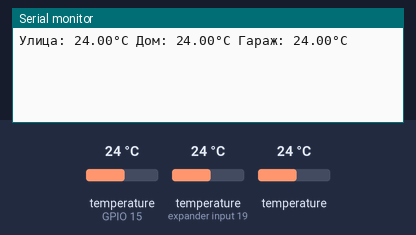
This sketch was run on a simulated ESP32. Shown: the last lines printed to the serial monitor. The test bench sets the inputs (shaded band); at power-on: temperature (sensors on GPIO 15, expander input 19) 24 °C, temperature 24 °C.

Above: at 2.3 s.
2.4 s: temperature (sensor on GPIO 15) set to 12 °C
At 2.9 s:
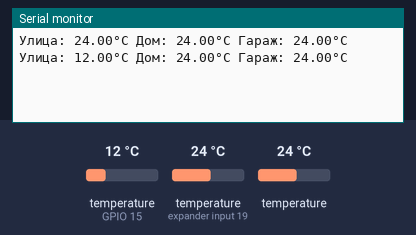
3.9 s: temperature (sensor on expander input 19) set to 12 °C
At 4.7 s:
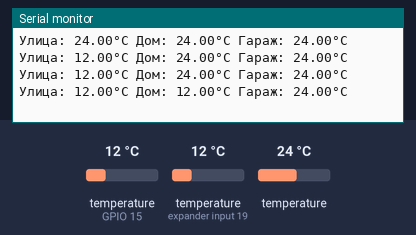
5.4 s: temperature (sensor 215) set to 12 °C
At 6.4 s:
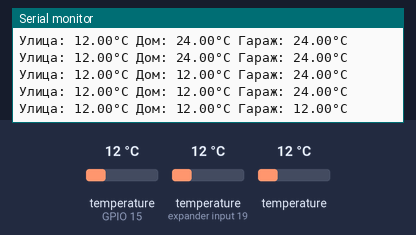
6.9 s: temperature (sensor on GPIO 15) set to 19 °C
At 8.0 s:
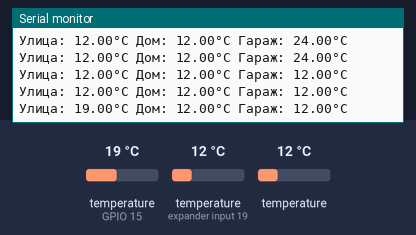
8.4 s: temperature (sensor on expander input 19) set to 19 °C
At 9.7 s:
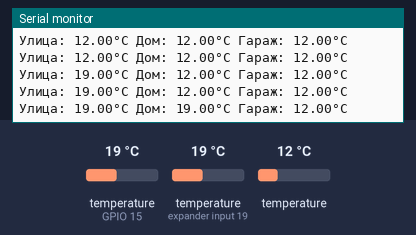
9.9 s: temperature (sensor 215) set to 19 °C
At 9.9 s:
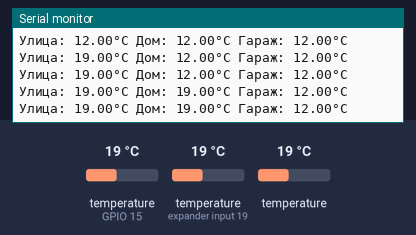
Timing chart, 0 to 12.4 s (numbered marks = the images above; inputs shaded):
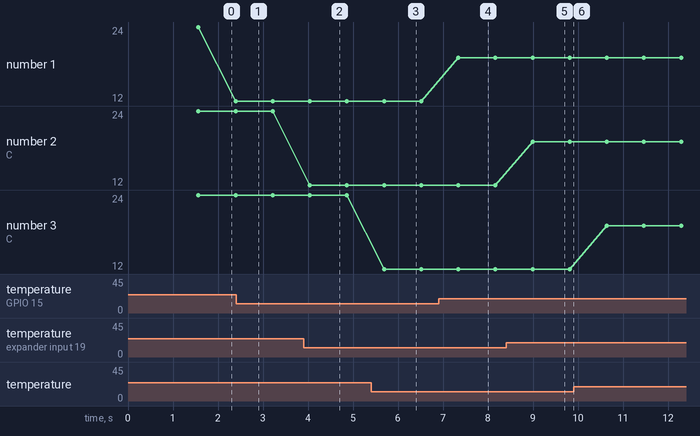

The sketch:

ESP32_DS18B20_3_sensor.ino
```cpp
#include <OneWire.h>            // Библиотека для общения с датчиком
#include <DallasTemperature.h>  // Библиотека для работы с датчиком
#define ONE_WIRE_BUS 15          // Пин к которому подключен датчик

OneWire oneWire(ONE_WIRE_BUS);        // Создание объекта для общения с датчиком
DallasTemperature sensors(&oneWire);  // Создание объекта для датчика чтобы запрашивать и получать температуру
DeviceAddress sensor1 = { 0x28, 0xFF, 0x64, 0xE, 0x76, 0x6E, 0xFA, 0xE1 };
DeviceAddress sensor2 = { 0x28, 0xFF, 0x64, 0xE, 0x77, 0x9A, 0xF3, 0x74 };
DeviceAddress sensor3 = { 0x28, 0xFF, 0x64, 0xE, 0x77, 0xD3, 0x9D, 0x27 };
static uint32_t tmr;  // Переменная для таймера

void setup(void) {
  Serial.begin(115200);  // Инициализация передачи данных по UART(USB)
  sensors.begin();       // Инициализация объекта датчика
}
void loop(void) {
  if (millis() - tmr >= 800) {      // Условие которое срабатывает через каждые 800 миллисекунд
    tmr = millis();                 // Обнуление таймера
    sensors.requestTemperatures();  // Запрос температуры
    printTemp("Улица: ", sensor1);
    printTemp("Дом: ", sensor2);
    printTemp("Гараж: ", sensor3);
    Serial.println();
  }
}
void printTemp(String name, DeviceAddress& sensor) {  // Функция для печати температуры
  if (sensors.getTempC(sensor) != -127) {
    Serial.print(name);
    Serial.print(sensors.getTempC(sensor));
    Serial.print("°C ");
  } else {
    Serial.print("Error ");
  }
}
```

Measured:
- after the input at 3.9 s, the serial monitor: prints a new line after 0.14 s (image 2)
- after the input at 5.4 s, the serial monitor: prints a new line after 0.29 s (image 3)
- after the input at 6.9 s, the serial monitor: prints a new line after 0.44 s (image 4)
- after the input at 8.4 s, the serial monitor: prints a new line after 0.59 s (image 5)
- plotted number 1: 12 → 19 after the input at 6.9 s
